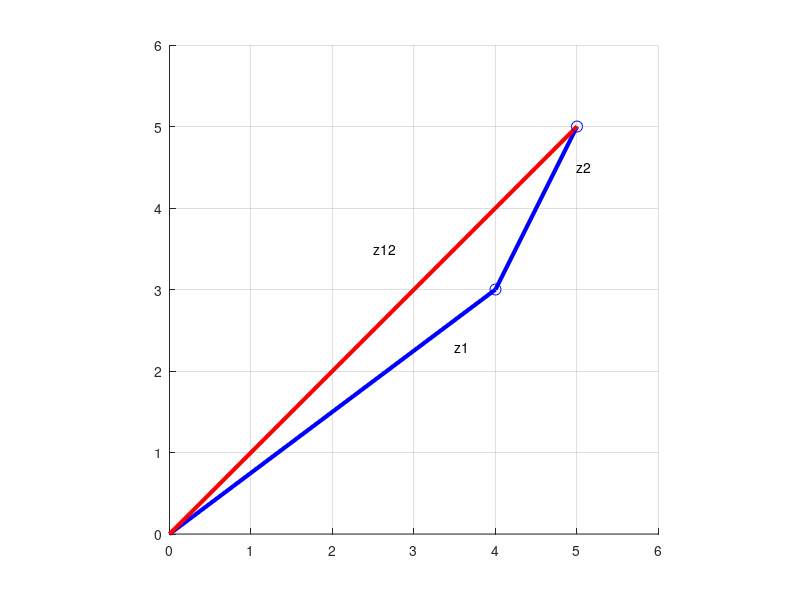

MATLAB code to generate this figure:
z1 = 4 + 3i;
z2 = 1 + 2i;

z12 = z1 + z2;

% Plot the diagram
clf, hold on
plot([0, z1, z12], '-b', 'LineWidth', 3)

plot([0, z12], '-r', 'LineWidth', 3)

plot([z1, z12], 'ob', 'MarkerSize', 8)

hold off
grid on

axis equal
axis([0, 6, 0, 6])
text(3.5, 2.3, 'z1')
text(5, 4.5, 'z2')
text(2.5, 3.5, 'z12')